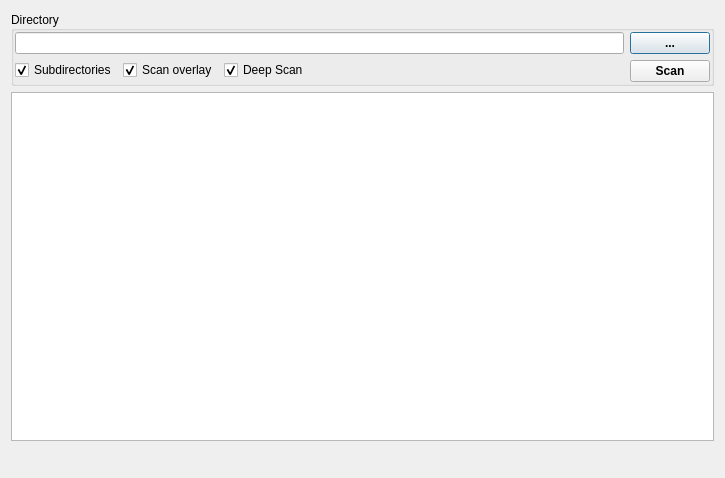
<?xml version="1.0" encoding="UTF-8"?>
<ui version="4.0">
 <class>DialogDirectoryScan</class>
 <widget class="QDialog" name="DialogDirectoryScan">
  <property name="windowModality">
   <enum>Qt::ApplicationModal</enum>
  </property>
  <property name="geometry">
   <rect>
    <x>0</x>
    <y>0</y>
    <width>725</width>
    <height>478</height>
   </rect>
  </property>
  <property name="windowTitle">
   <string>Directory Scan</string>
  </property>
  <property name="modal">
   <bool>true</bool>
  </property>
  <layout class="QVBoxLayout" name="verticalLayout_2">
   <item>
    <widget class="QGroupBox" name="groupBoxDirectory">
     <property name="title">
      <string>Directory</string>
     </property>
     <property name="alignment">
      <set>Qt::AlignLeading|Qt::AlignLeft|Qt::AlignVCenter</set>
     </property>
     <layout class="QHBoxLayout" name="horizontalLayout_2">
      <property name="leftMargin">
       <number>1</number>
      </property>
      <property name="topMargin">
       <number>1</number>
      </property>
      <property name="rightMargin">
       <number>1</number>
      </property>
      <property name="bottomMargin">
       <number>1</number>
      </property>
      <item>
       <layout class="QVBoxLayout" name="verticalLayout_3">
        <item>
         <widget class="QLineEdit" name="lineEditDirectoryName"/>
        </item>
        <item>
         <layout class="QHBoxLayout" name="horizontalLayout">
          <item>
           <widget class="QCheckBox" name="checkBoxScanSubdirectories">
            <property name="text">
             <string>Subdirectories</string>
            </property>
            <property name="checked">
             <bool>true</bool>
            </property>
           </widget>
          </item>
          <item>
           <widget class="QCheckBox" name="checkBoxScanOverlay">
            <property name="text">
             <string>Scan overlay</string>
            </property>
            <property name="checked">
             <bool>true</bool>
            </property>
           </widget>
          </item>
          <item>
           <widget class="QCheckBox" name="checkBoxDeepScan">
            <property name="text">
             <string>Deep Scan</string>
            </property>
            <property name="checked">
             <bool>true</bool>
            </property>
           </widget>
          </item>
          <item>
           <spacer name="horizontalSpacer">
            <property name="orientation">
             <enum>Qt::Horizontal</enum>
            </property>
            <property name="sizeHint" stdset="0">
             <size>
              <width>158</width>
              <height>20</height>
             </size>
            </property>
           </spacer>
          </item>
         </layout>
        </item>
       </layout>
      </item>
      <item>
       <layout class="QVBoxLayout" name="verticalLayout">
        <item>
         <widget class="QPushButton" name="pushButtonOpenDirectory">
          <property name="font">
           <font>
            <weight>75</weight>
            <bold>true</bold>
           </font>
          </property>
          <property name="text">
           <string>...</string>
          </property>
         </widget>
        </item>
        <item>
         <widget class="QPushButton" name="pushButtonScan">
          <property name="font">
           <font>
            <weight>75</weight>
            <bold>true</bold>
           </font>
          </property>
          <property name="text">
           <string>Scan</string>
          </property>
         </widget>
        </item>
       </layout>
      </item>
     </layout>
    </widget>
   </item>
   <item>
    <widget class="QTextBrowser" name="textBrowserResult">
     <property name="readOnly">
      <bool>false</bool>
     </property>
    </widget>
   </item>
   <item>
    <layout class="QHBoxLayout" name="horizontalLayout_3">
     <item>
      <spacer name="horizontalSpacer_2">
       <property name="orientation">
        <enum>Qt::Horizontal</enum>
       </property>
       <property name="sizeHint" stdset="0">
        <size>
         <width>40</width>
         <height>20</height>
        </size>
       </property>
      </spacer>
     </item>
     <item>
      <widget class="QLabel" name="labelTime">
       <property name="minimumSize">
        <size>
         <width>80</width>
         <height>0</height>
        </size>
       </property>
       <property name="text">
        <string/>
       </property>
      </widget>
     </item>
    </layout>
   </item>
  </layout>
 </widget>
 <resources/>
 <connections/>
</ui>
